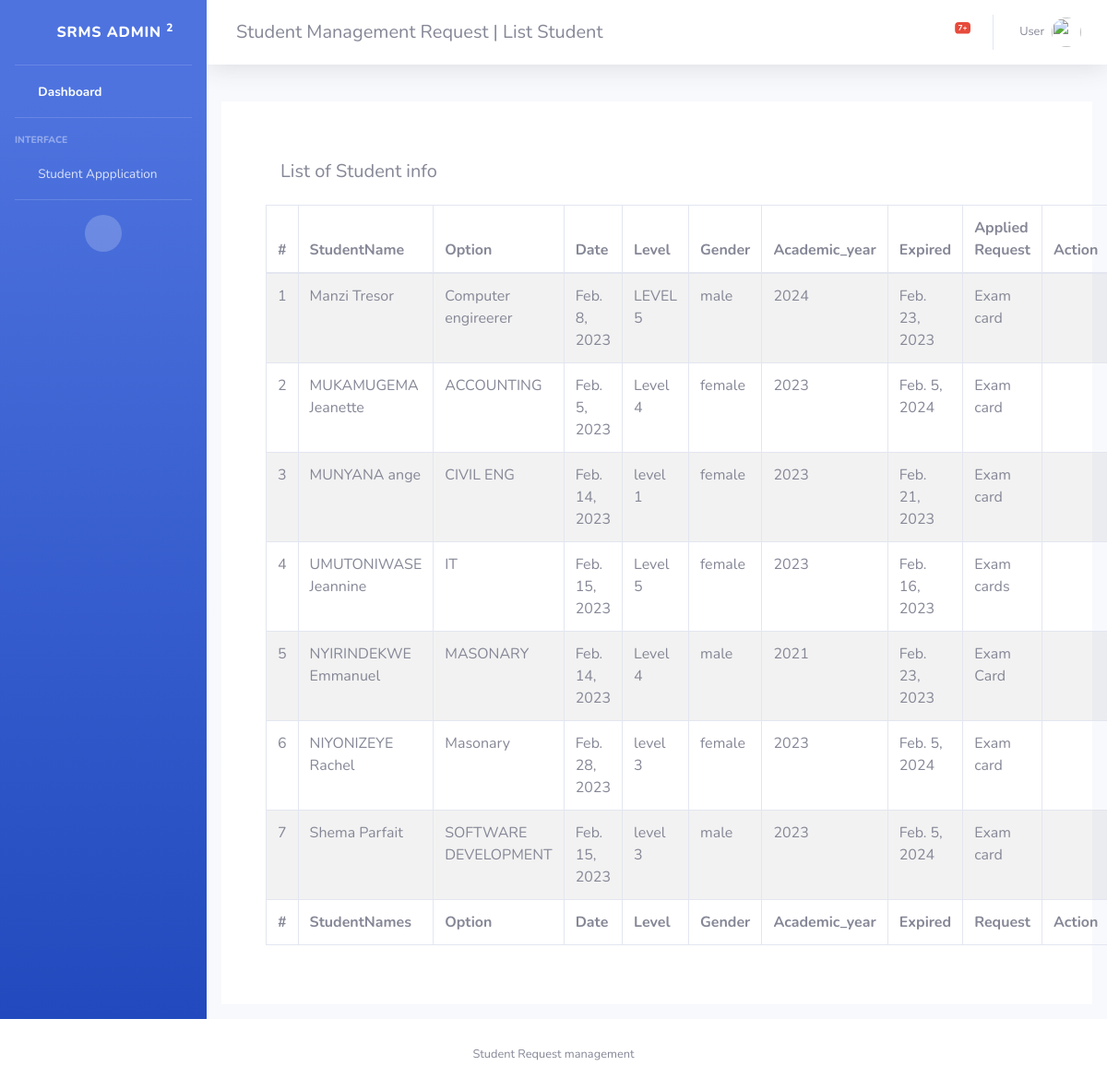
The app's page /manage_student/ (signed in) with its own data.
### simple/models.py (models this page shows, shortened)
class StudentData(models.Model):
    StudentName = models.CharField(max_length=255)
    Option = models.CharField(max_length=255)
    Date = models.DateField()
    Level = models.CharField(max_length=255)
    Academic_year = models.CharField(max_length=255,default='2023')
    Expired = models.DateField()
    Request = models.CharField(max_length=255,default="Exam card")
    Gender = models.CharField(max_length=255,default="male")

### simple/views.py (the view)
# urls.py: path('manage_student/',views.manage_student,name='manage_student'),
@login_required(login_url='login')
def manage_student(request):
    number = StudentData.objects.count()
    select = StudentData.objects.all()
    return render(request,'manage_student.html',{"data":select,"number":number})

### templates/manage_student.html (shortened to what this page needs)
{% load static %}
<!DOCTYPE html>
<html lang="en">
<head>
    <link href="{% static 'vendor/fontawesome-free/css/all.min.css' %}" rel="stylesheet" type="text/css">
    <link href="{% static 'css/sb-admin-2.min.css' %}" rel="stylesheet">
</head>
<body id="page-top">
    <div id="wrapper">
        <ul class="navbar-nav bg-gradient-primary sidebar sidebar-dark accordion" id="accordionSidebar">
            <a class="sidebar-brand d-flex align-items-center justify-content-center" href="index.html">
                <div class="sidebar-brand-icon rotate-n-15">
                    <i class="fas fa-laugh-wink"></i>
                </div>
                <div class="sidebar-brand-text mx-3">SRMS Admin <sup>2</sup></div>
            </a>
            <hr class="sidebar-divider my-0">
            <li class="nav-item active">
                <a class="nav-link" href="{% url 'dashboard' %}">
                    <i class="fas fa-fw fa-tachometer-alt"></i>
                    <span>Dashboard</span></a>
            </li>
            <hr class="sidebar-divider">
            <div class="sidebar-heading">
                Interface
            </div>
            <li class="nav-item">
                <a class="nav-link collapsed" href="#" data-toggle="collapse" data-target="#collapseTwo"
                    aria-expanded="true" aria-controls="collapseTwo">
                    <i class="fas fa-fw fa-cog"></i>
                    <span>Student Appplication</span>
                </a>
            </li>
            <hr class="sidebar-divider d-none d-md-block">
            <div class="text-center d-none d-md-inline">
                <button class="rounded-circle border-0" id="sidebarToggle"></button>
            </div>
        </ul>
        <div id="content-wrapper" class="d-flex flex-column">
            <div id="content">
                <nav class="navbar navbar-expand navbar-light bg-white topbar mb-4 static-top shadow">
                    <form
                    class="d-none d-sm-inline-block form-inline mr-auto ml-md-3 my-2 my-md-0 mw-100 navbar-search">
                   <p class="text-center ">
                    <h5>
                    Student Management Request | List Student
                </h5>
                   </p>
                </form>
                    <ul class="navbar-nav ml-auto">
                        <li class="nav-item dropdown no-arrow mx-1">
                            <a class="nav-link dropdown-toggle" href="#" id="messagesDropdown" role="button"
                                data-toggle="dropdown" aria-haspopup="true" aria-expanded="false">
                                <i class="fas fa-envelope fa-fw"></i>
                                <span class="badge badge-danger badge-counter">{{number}}+</span>
                            </a>
                        </li>
                        <li class="nav-item dropdown no-arrow">
                            <a class="nav-link dropdown-toggle" href="#" id="userDropdown" role="button"
                                data-toggle="dropdown" aria-haspopup="true" aria-expanded="false">
                                <span class="mr-2 d-none d-lg-inline text-gray-600 small">User</span>
                                <img class="img-profile rounded-circle"
                                    src="{% static 'img/undraw_profile.svg' %}">
                            </a>
                        </li>
                    </ul>
                </nav>
                 <div class="container p-3">
                        <div class="container-fluid bg-white p-5">
                        <div class="row">
                                    <div class="col-md-12">
                                        <div class="panel">
                                            <div class="panel-heading p-3">
                                                <div class="panel-title">
                                                    <h5>List of Student info</h5>
                                                </div>
                                            </div>
                                            <div class="panel-body">
                                    <table id="example" class="display table table-striped table-bordered" cellspacing="0" width="100%">
                                        <thead>
                                            <tr>
                                                <th>#</th>
                                                <th>StudentName</th>
                                                <th>Option</th>
                                                <th>Date</th>
                                                <th>Level</th>
                                                <th>Gender</th>
                                                <th>Academic_year</th>
                                                <th>Expired</th>
                                                <th>Applied Request</th>
                                                <th>Action</th>
                                            </tr>
                                        </thead>
                                        <tfoot>
                                            <tr>
                                                <th>#</th>
                                                <th>StudentNames</th>
                                                <th>Option</th>
                                                <th>Date</th>
                                                <th>Level</th>
                                                <th>Gender</th>
                                                <th>Academic_year</th>
                                                <th>Expired</th>
                                                <th>Request</th>
                                                <th>Action</th>
                                            </tr>
                                        </tfoot>
                                        <tbody>
                                            {% for x in data %}
                                              <tr>
                                                <td>{{x.id}}</td>
                                                <td>{{x.StudentName}}</td>
                                                <td>{{x.Option}}</td>
                                                <td>{{x.Date}}</td>
                                                <td>{{x.Level}}</td>
                                                <td>{{x.Gender}}</td>
                                                <td>{{x.Academic_year}}</td>
                                                <td>{{x.Expired}}</td>
                                                <td>{{x.Request}}</td>
                                                <td><a href="{% url 'edit_student' id=x.id %}"><i class="fa fa-edit" title="Edit Record"></i> </a>
                                                <a href="{% url 'delete_student' id=x.id %}"><i class="fa fa-trash" title="Delete Record"></i> </a> </td>
                                                </tr>
                                            {% endfor %}
                                        </tbody>
                                    </table>
                                            </div>
                                        </div>
                                    </div>
                                </div>
                    </div>
                </div>
            </div>
        </div>
            </div>
            <footer class="sticky-footer bg-white">
                <div class="container my-auto">
                    <div class="copyright text-center my-auto">
                        <span>Student Request management </span>
                    </div>
                </div>
            </footer>
</body>
</html>

### records on screen
StudentData: id "1", StudentName "Manzi Tresor", Option "Computer engireerer", Date "Feb. 8, 2023", Level "LEVEL 5", Gender "male", Academic_year "2024", Expired "Feb. 23, 2023", Request "Exam card"
StudentData: id "2", StudentName "MUKAMUGEMA Jeanette", Option "ACCOUNTING", Date "Feb. 5, 2023", Level "Level 4", Gender "female", Academic_year "2023", Expired "Feb. 5, 2024", Request "Exam card"
StudentData: id "3", StudentName "MUNYANA ange", Option "CIVIL ENG", Date "Feb. 14, 2023", Level "level 1", Gender "female", Academic_year "2023", Expired "Feb. 21, 2023", Request "Exam card"
StudentData: id "4", StudentName "UMUTONIWASE Jeannine", Option "IT", Date "Feb. 15, 2023", Level "Level 5", Gender "female", Academic_year "2023", Expired "Feb. 16, 2023", Request "Exam cards"
StudentData: id "5", StudentName "NYIRINDEKWE Emmanuel", Option "MASONARY", Date "Feb. 14, 2023", Level "Level 4", Gender "male", Academic_year "2021", Expired "Feb. 23, 2023", Request "Exam Card"
StudentData: id "6", StudentName "NIYONIZEYE Rachel", Option "Masonary", Date "Feb. 28, 2023", Level "level 3", Gender "female", Academic_year "2023", Expired "Feb. 5, 2024", Request "Exam card"
StudentData: id "7", StudentName "Shema Parfait", Option "SOFTWARE DEVELOPMENT", Date "Feb. 15, 2023", Level "level 3", Gender "male", Academic_year "2023", Expired "Feb. 5, 2024", Request "Exam card"

### other values on screen
{{ number }} "7"
